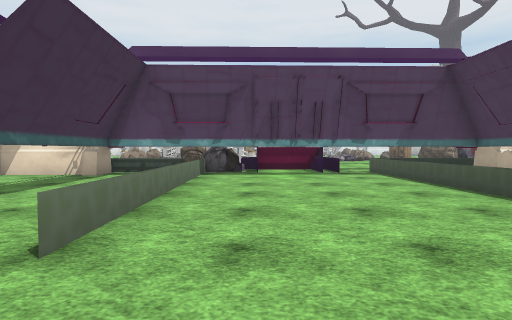
View 1 (above)

12 first-person views from a walk through a 3-D level made in the Unity game engine. The camera is 1.3 m above the floor, tilts 2° down and sees 80° across. The floor is counted in squares, 2 m on a side. Each view is taken from the middle of a square. On the plan, view 1 faces up. The plan holds only what a view shows up to about 10 squares ahead; the rest is blank. The place goes on beyond the plan. Some animated figures are not drawn. Some surface patterns are stand-ins.

View 2
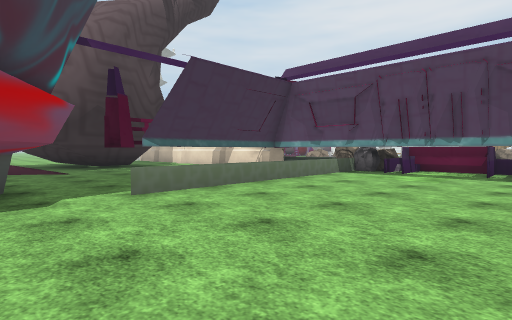

View 3
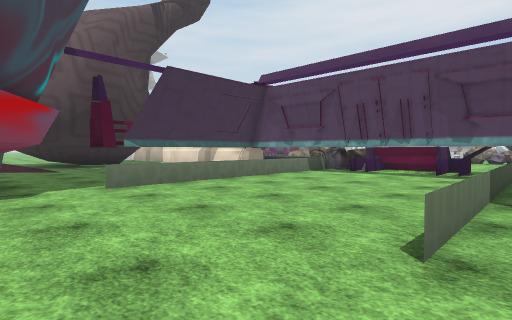

View 4
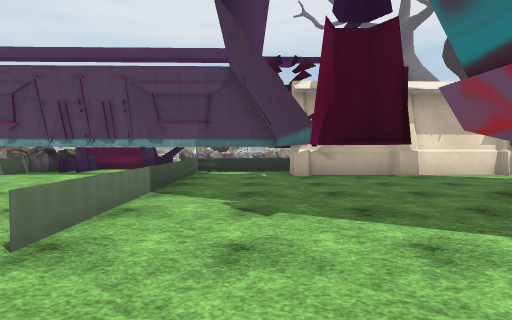

View 5
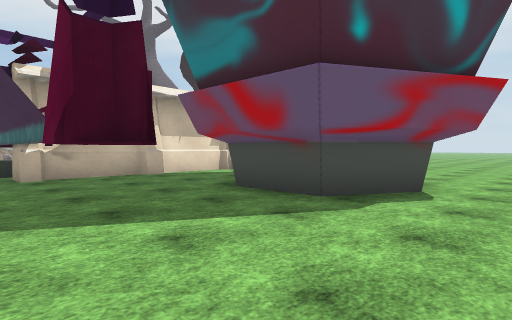

View 6
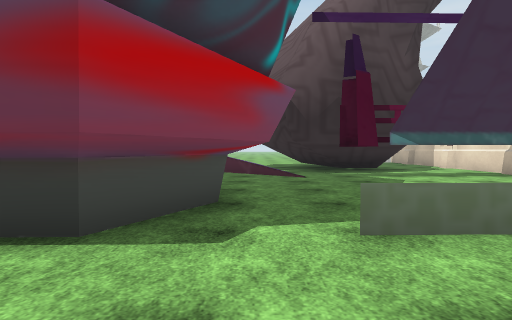

View 7
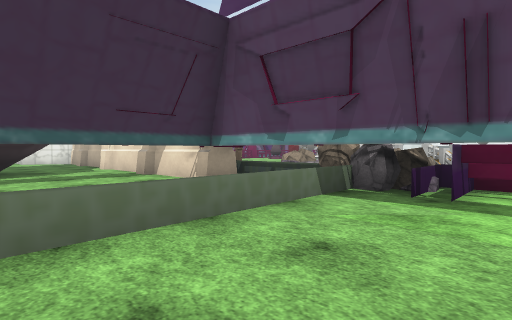

View 8
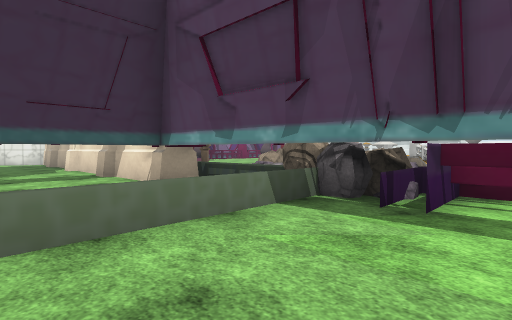

View 9
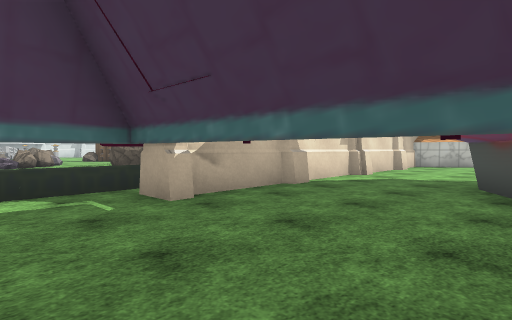

View 10
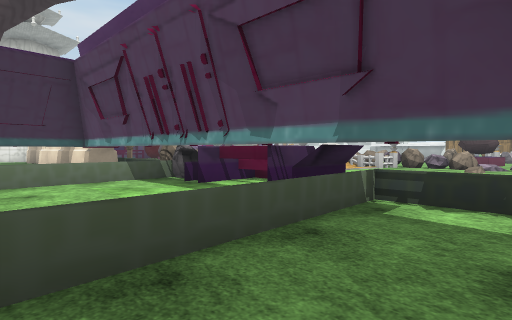

View 11
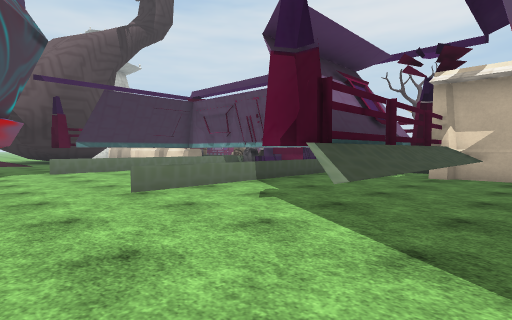

View 12
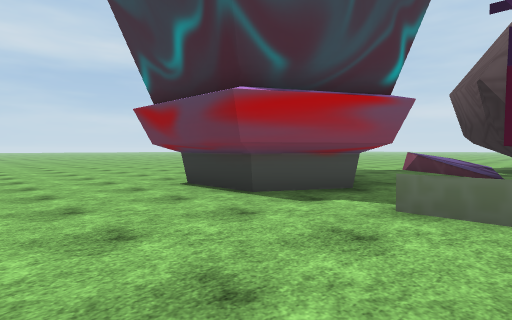

### Floor plan
Key: @ floor where view 1 was taken; # wall or solid block; x gap in a wall; . main floor; : floor 1.25 m higher than the main floor; + floor 1.5 m higher than the main floor; = window, fence, low wall or low ledge; B building; R rock; T thing the floor can be seen under or through; O other object.
Columns run from 11 left of view 1 to 10 right of it. Each row starts with its distance up from view 1.
 17               R
 16              OR.
 15           #  ...   R
 14          O=        R
 13           =        RR
 12        O
 11       RR
 10        O  R..B.
  9       B OR:+  BBBB
  8  ######BBBBBBBBBBB####
  7 ...... BBBBBBBB..BB...
  6 ...... BB##...#..BB...
  5   ##...B  #...#..BB..#
  4    #...B  #...#..B#x##
  3    #...BB #....=.B#.##
  2   ###..BT T....#....B#
  1   ###...TB...........#
  0   ==..BB###@..........

Positions as (right, up) in squares from view 1, and headings:
1: (0, 0), facing up
2: (3, 0), facing up-left
3: (4, 0), facing up-left
4: (5, 0), facing up
5: (5, 0), facing up-right
6: (1, 1), facing left
7: (1, 4), facing up-left
8: (1, 5), facing up-left
9: (4, 4), facing up-right
10: (5, 5), facing up-left
11: (8, 0), facing up-left
12: (2, 3), facing down-left
